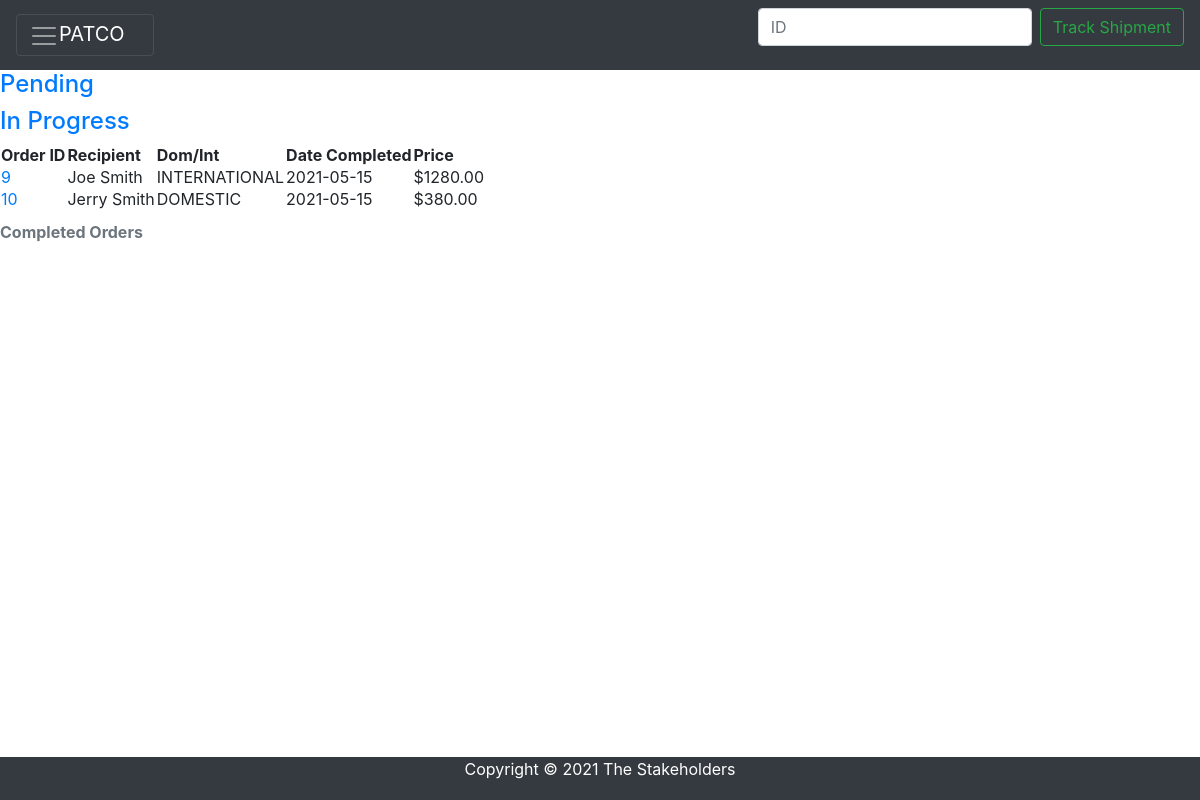
/customer/customercompleted.php, run on the app's committed database.
### tables this page shows
CREATE TABLE `orders` (
  `order_id` int(11) NOT NULL,
  `shipment_id` int(11) DEFAULT NULL,
  `customer_id` int(11) DEFAULT NULL,
  `client` varchar(40) DEFAULT NULL,
  `phone` int(15) DEFAULT NULL,
  `pickup_street_address` varchar(100) DEFAULT NULL,
  `pickup_city` varchar(100) DEFAULT NULL,
  `pickup_state` varchar(100) DEFAULT NULL,
  `pickup_zip_code` int(11) DEFAULT NULL,
  `recipient_name` varchar(100) DEFAULT NULL,
  `delivery_street_address` varchar(100) DEFAULT NULL,
  `delivery_city` varchar(100) DEFAULT NULL,
  `delivery_state_province` varchar(100) DEFAULT NULL,
  `delivery_zip_code` int(11) DEFAULT NULL,
  `delivery_country` varchar(100) DEFAULT NULL,
  `class_code` decimal(4,1) DEFAULT NULL,
  `item_name` varchar(100) DEFAULT NULL,
  `freight_type` varchar(30) DEFAULT NULL,
  `quantity` int(200) DEFAULT NULL,
  `length` decimal(6,1) DEFAULT NULL,
  `width` decimal(6,1) DEFAULT NULL,
  `height` decimal(6,1) DEFAULT NULL,
  `weight` decimal(6,1) DEFAULT NULL,
  `density` decimal(6,1) DEFAULT NULL,
  `volume` decimal(15,1) DEFAULT NULL,
  `zone` int(11) DEFAULT NULL,
  `dom_int` set('DOMESTIC','INTERNATIONAL') DEFAULT NULL,
  `customer_cost` decimal(8,2) DEFAULT NULL,
  `date_placed` timestamp NULL DEFAULT CURRENT_TIMESTAMP,
  `date_completed` date DEFAULT NULL,
  `status` set('PENDING','IN PROGRESS','SHIPPED','COMPLETED') DEFAULT 'PENDING',
  `cur_vehicle_id` int(11) DEFAULT NULL,
  `item_warning` varchar(300) DEFAULT NULL,
  `party_warning` varchar(300) DEFAULT NULL
);

### customer/customercompleted.php (the view, shortened to what this page needs)
<?php
include("customerheader.php");
$customer_id = 2;
$table_name="orders";
$status="COMPLETED";
$sql="SELECT * FROM $table_name WHERE status='$status' AND customer_id = '$customer_id'";
$result=mysqli_query($con,$sql);
?>
        <h4><a href = "customerpending.php">Pending</a></h4>
        <h4><a href = "customerinprogress.php">In Progress</a></h4>
                <table>
            <caption><strong>Completed Orders</strong></caption>
            <thead>
                <tr>
                    <th>Order ID</th>
                    <th>Recipient</th>
                    <th>Dom/Int</th>
                    <th>Date Completed</th>
                    <th>Price</th>
                </tr>
            </thead>
            <tbody>
                <?php
                    while($row = mysqli_fetch_assoc($result))
                    {
                        $order_id = $row['order_id'];
                        $recipient = $row['recipient_name'];
                        $di = $row['dom_int'];
                        $date_completed = $row['date_completed'];
                        $cost = $row['customer_cost'];
                        echo '<tr><td><a href = "customerspecificorder.php?order_id=' . $order_id . '">' . "$order_id" . '</a></td><td>' . "$recipient" . '</dt><td>' . "$di" . '</dt><td>' . "$date_completed" . '</dt><td>$' . "$cost" . '</dt></tr>';
                    }
                ?>
            </tbody>
        </table>
<?php
include("../footer.php");
?>

### data on the page
orders: order_id "9", recipient_name "Joe Smith", dom_int "INTERNATIONAL", date_completed "2021-05-15", customer_cost "1280.00"
orders: order_id "10", recipient_name "Jerry Smith", dom_int "DOMESTIC", date_completed "2021-05-15", customer_cost "380.00"
